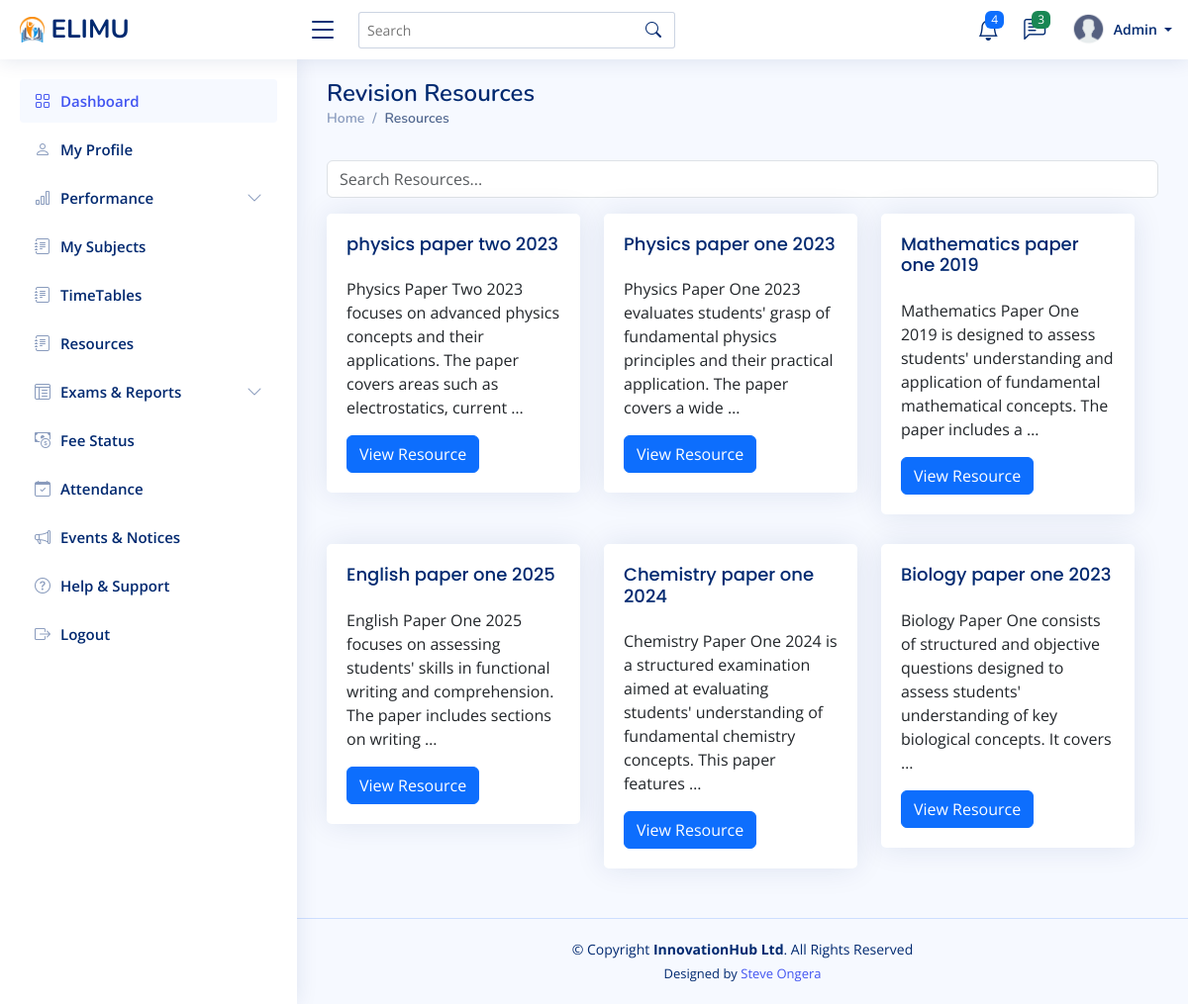
Page /resources/ on the committed database.
### myapp/models.py (models this page shows, shortened)
class Resource(models.Model):
    title = models.CharField(max_length=255)
    description = models.TextField(blank=True, null=True)
    category = models.ForeignKey(ResourceCategory, related_name="resources", on_delete=models.SET_NULL, null=True, blank=True)
    file = models.FileField(upload_to='resources/', null=True, blank=True)
    created_at = models.DateTimeField(auto_now_add=True)
    updated_at = models.DateTimeField(auto_now=True)
    views = models.PositiveIntegerField(default=0)
    is_active = models.BooleanField(default=True)

### myapp/views.py (the view)
# urls.py: path('resources/', views.resources_list, name='resources_list'),
def resources_list(request):
    resources = Resource.objects.filter(is_active=True).order_by('-created_at')
    return render(request, 'resources/resources_list.html', {'resources': resources})

### myapp/context_processors.py (called while the page is built)
def unread_messages(request):
    if request.user.is_authenticated:
        messages = Message.objects.filter(receiver=request.user, is_read=False).order_by('-timestamp')
        return {'messages': messages}
    return {'messages': []}

### templates/resources/resources_list.html (shortened to what this page needs)
{% extends "base/base.html" %}
{% block content %}
  <div class="pagetitle">
    <h1>Revision Resources</h1>
    <nav>
      <ol class="breadcrumb">
        {% if request.user.is_staff %}
        <li class="breadcrumb-item"><a href="{% url 'admin_dashboard' %}">Home</a></li>
        {% else %}
        <li class="breadcrumb-item"><a href="{% url 'student_dashboard' %}">Home</a></li>
        {% endif %}
        <li class="breadcrumb-item active">Resources</li>
      </ol>
    </nav>
  </div>
  <section class="section">
    <div class="row">
      <div class="col-12 mb-3">
        <input type="text" id="search-input" class="form-control" placeholder="Search Resources..." autocomplete="off">
      </div>
      <div id="resource-list" class="row">
        {% for resource in resources %}
          <div class="col-md-4">
            <div class="card">
              <div class="card-body">
                <h5 class="card-title">{{ resource.title }}</h5>
                <p>{{ resource.description|truncatewords:20 }}</p>
                <a href="{% url 'resource_detail' resource.id %}" class="btn btn-primary">View Resource</a>
              </div>
            </div>
          </div>
        {% endfor %}
      </div>
    </div>
  </section>
{% endblock %}

### templates/base/base.html (shortened to what this page needs)
{% load static %}
<!DOCTYPE html>
<html lang="en">
<head>
  <link href="{% static 'assets/vendor/bootstrap/css/bootstrap.min.css'%}" rel="stylesheet">
  <link href="{% static 'assets/vendor/bootstrap-icons/bootstrap-icons.css'%}" rel="stylesheet">
  <link href="{% static 'assets/vendor/boxicons/css/boxicons.min.css'%}" rel="stylesheet">
  <link href="{% static 'assets/vendor/quill/quill.snow.css'%}" rel="stylesheet">
  <link href="{% static 'assets/vendor/quill/quill.bubble.css'%}" rel="stylesheet">
  <link href="{% static 'assets/vendor/remixicon/remixicon.css'%}" rel="stylesheet">
  <link href="{% static 'assets/vendor/simple-datatables/style.css'%}" rel="stylesheet">
<link href="https://cdn.jsdelivr.net/npm/bootstrap-icons/font/bootstrap-icons.css" rel="stylesheet">
  <link href="{% static 'assets/css/style.css'%}" rel="stylesheet">
  <link href="{% static 'assets/css/extra.css'%}" rel="stylesheet">
</head>
  <body>
    {% include "base/navbar.html" %}
    {% if request.user.is_staff %}
      {% include "base/sidebar.html" %}
    {% else %}
      {% include "base/student_sidebar.html" %}
    {% endif %}
    <main id="main" class="main">
        {% block content %}{% endblock %}
    </main>
    {% include 'base/footer.html'%}
 </body>
</html>

### templates/base/navbar.html (shortened to what this page needs)
{% load static %}
<header id="header" class="header fixed-top d-flex align-items-center">
    <div class="d-flex align-items-center justify-content-between">
      {% if request.user.is_staff %}
        <a href="{% url 'admin_dashboard'%}" class="logo d-flex align-items-center">
        {% else %}
        <a href="{% url 'student_dashboard'%}" class="logo d-flex align-items-center">
      {% endif %}
        <img src="{% static 'assets/img/logo.png'%}" alt="">
        <span class="d-none d-lg-block">ELIMU</span>
      </a>
      <i class="bi bi-list toggle-sidebar-btn"></i>
    </div>
    <div class="search-bar">
      <form class="search-form d-flex align-items-center" method="POST" action="#">
        <input type="text" name="query" placeholder="Search" title="Enter search keyword">
        <button type="submit" title="Search"><i class="bi bi-search"></i></button>
      </form>
    </div>
    <nav class="header-nav ms-auto">
      <ul class="d-flex align-items-center">
        <li class="nav-item dropdown">
          <a class="nav-link nav-icon" href="#" data-bs-toggle="dropdown">
            <i class="bi bi-bell"></i>
            <span class="badge bg-primary badge-number">4</span>
          </a>
            </li>
          </ul>
        <li class="nav-item dropdown">
          <a class="nav-link nav-icon" href="#" data-bs-toggle="dropdown">
            <i class="bi bi-chat-left-text"></i>
            <span class="badge bg-success badge-number">3</span>
          </a>
        </li>
        <li class="nav-item dropdown pe-3">
          <a class="nav-link nav-profile d-flex align-items-center pe-0" href="#" data-bs-toggle="dropdown">
            <img src="{% static 'assets/img/profile.png'%}" alt="Profile" class="rounded-circle">
            <span class="d-none d-md-block dropdown-toggle ps-2">
              {% if user.is_authenticated %}
                   {{ user.username }}
              {% else %}
                  Admin
              {% endif %}
            </span>
          </a>
        </li>
    </nav>
  </header>

### templates/base/student_sidebar.html (shortened to what this page needs)
{% load static %}
<aside id="sidebar" class="sidebar">
  <ul class="sidebar-nav" id="sidebar-nav">
    <li class="nav-item">
      <a class="nav-link" href="{% url 'student_dashboard'%}">
        <i class="bi bi-grid"></i>
        <span>Dashboard</span>
      </a>
    </li>
    <li class="nav-item">
      <a class="nav-link collapsed" href="{% url 'student_profile'%}">
        <i class="bi bi-person"></i>
        <span>My Profile</span>
      </a>
    </li>
    <li class="nav-item">
      <a class="nav-link collapsed" data-bs-target="#performance-nav" data-bs-toggle="collapse" href="#">
        <i class="bi bi-bar-chart"></i><span>Performance</span><i class="bi bi-chevron-down ms-auto"></i>
      </a>
    </li>
    <li class="nav-item">
      <a class="nav-link collapsed" href="{% url 'enroll_subjects'%}">
        <i class="bi bi-journal-text"></i>
        <span>My Subjects</span>
      </a>
    </li>
    <li class="nav-item">
      <a class="nav-link collapsed" href="{% url 'timetable_list'%}">
        <i class="bi bi-journal-text"></i>
        <span>TimeTables</span>
      </a>
    </li>
    <li class="nav-item">
      <a class="nav-link collapsed" href="{% url 'resources_list'%}">
        <i class="bi bi-journal-text"></i>
        <span>Resources</span>
      </a>
    </li>
    <li class="nav-item">
      <a class="nav-link collapsed" data-bs-target="#exam-nav" data-bs-toggle="collapse" href="#">
        <i class="bi bi-layout-text-window-reverse"></i><span>Exams & Reports</span><i class="bi bi-chevron-down ms-auto"></i>
      </a>
    </li>
    <li class="nav-item">
      <a class="nav-link collapsed" href="#">
        <i class="bi bi-cash-coin"></i>
        <span>Fee Status</span>
      </a>
    </li>
    <li class="nav-item">
      <a class="nav-link collapsed" href="#">
        <i class="bi bi-calendar-check"></i>
        <span>Attendance</span>
      </a>
    </li>
    <li class="nav-item">
      <a class="nav-link collapsed" href="#">
        <i class="bi bi-megaphone"></i>
        <span>Events & Notices</span>
      </a>
    </li>
    <li class="nav-item">
      <a class="nav-link collapsed" href="#">
        <i class="bi bi-question-circle"></i>
        <span>Help & Support</span>
      </a>
    </li>
    <li class="nav-item">
      <a class="nav-link collapsed" href="{% url 'logout' %}">
        <i class="bi bi-box-arrow-right"></i>
        <span>Logout</span>
      </a>
    </li>
  </ul>
</aside>

### templates/base/footer.html (shortened to what this page needs)
{% load static %}
  <footer id="footer" class="footer">
    <div class="copyright">
      &copy; Copyright <strong><span>InnovationHub Ltd</span></strong>. All Rights Reserved
    </div>
    <div class="credits">
      Designed by <a href="https://steve-ongera.com/">Steve Ongera</a>
    </div>
  </footer>

### static/assets/css/style.css (style rules this page uses)
:root { scroll-behavior: smooth; }
body { font-family: "Open Sans", sans-serif; background: #f6f9ff; color: #444444; }
a { color: #4154f1; text-decoration: none; }
h1, h2, h3, h4, h5, h6 { font-family: "Nunito", sans-serif; }
#main { margin-top: 60px; padding: 20px 30px; transition: all 0.3s; }
.pagetitle { margin-bottom: 10px; }
.pagetitle h1 { font-size: 24px; margin-bottom: 0; font-weight: 600; color: #012970; }
.card { margin-bottom: 30px; border: none; border-radius: 5px; box-shadow: 0px 0 30px rgba(1, 41, 112, 0.1); }
.card-title { padding: 20px 0 15px 0; font-size: 18px; font-weight: 500; color: #012970; font-family: "Poppins", sans-serif; }
.card-body { padding: 0 20px 20px 20px; }
.breadcrumb { font-size: 14px; font-family: "Nunito", sans-serif; color: #899bbd; font-weight: 600; }
.breadcrumb a { color: #899bbd; transition: 0.3s; }
.breadcrumb .breadcrumb-item::before { color: #899bbd; }
.breadcrumb .active { color: #51678f; font-weight: 600; }
.logo { line-height: 1; }
@media (min-width: 1200px) { .logo { width: 280px; } }
.logo img { max-height: 26px; margin-right: 6px; }
.logo span { font-size: 26px; font-weight: 700; color: #012970; font-family: "Nunito", sans-serif; }
.header { transition: all 0.5s; z-index: 997; height: 60px; box-shadow: 0px 2px 20px rgba(1, 41, 112, 0.1); background-color: #fff; padding-left: 20px; }
.header .toggle-sidebar-btn { font-size: 32px; padding-left: 10px; cursor: pointer; color: #012970; }
.header .search-bar { min-width: 360px; padding: 0 20px; }
.header .search-form { width: 100%; }
.header .search-form input { border: 0; font-size: 14px; color: #012970; border: 1px solid rgba(1, 41, 112, 0.2); padding: 7px 38px 7px 8px; border-radius: 3px; transition: 0.3s; width: 100%; }
.header .search-form button { border: 0; padding: 0; margin-left: -30px; background: none; }
.header .search-form button i { color: #012970; }
.header-nav ul { list-style: none; }
.header-nav>ul { margin: 0; padding: 0; }
.header-nav .nav-icon { font-size: 22px; color: #012970; margin-right: 25px; position: relative; }
.header-nav .nav-profile { color: #012970; }
.header-nav .nav-profile img { max-height: 36px; }
.header-nav .nav-profile span { font-size: 14px; font-weight: 600; }
.header-nav .badge-number { position: absolute; inset: -2px -5px auto auto; font-weight: normal; font-size: 12px; padding: 3px 6px; }
.sidebar { position: fixed; top: 60px; left: 0; bottom: 0; width: 300px; z-index: 996; transition: all 0.3s; padding: 20px; overflow-y: auto; scrollbar-width: thin; scrollbar-color: #aab7cf transparent; box-shadow: 0px 0px 20px rgba(1, 41, 112, 0.1); background-color: #fff; }
@media (min-width: 1200px) { #main, #footer { margin-left: 300px; } }
.sidebar-nav { padding: 0; margin: 0; list-style: none; }
.sidebar-nav li { padding: 0; margin: 0; list-style: none; }
.sidebar-nav .nav-item { margin-bottom: 5px; }
.sidebar-nav .nav-link { display: flex; align-items: center; font-size: 15px; font-weight: 600; color: #4154f1; transition: 0.3; background: #f6f9ff; padding: 10px 15px; border-radius: 4px; }
.sidebar-nav .nav-link i { font-size: 16px; margin-right: 10px; color: #4154f1; }
.sidebar-nav .nav-link.collapsed { color: #012970; background: #fff; }
.sidebar-nav .nav-link.collapsed i { color: #899bbd; }
.sidebar-nav .nav-link .bi-chevron-down { margin-right: 0; transition: transform 0.2s ease-in-out; }
.footer { padding: 20px 0; font-size: 14px; transition: all 0.3s; border-top: 1px solid #cddfff; }
.footer .copyright { text-align: center; color: #012970; }
.footer .credits { padding-top: 5px; text-align: center; font-size: 13px; color: #012970; }

### rows in the picture
Resource: title "physics paper two 2023", description "Physics Paper Two 2023 focuses on advanced physics concepts and their applications. The paper covers areas such as electrostatics, current …"
Resource: title "Physics paper one 2023", description "Physics Paper One 2023 evaluates students' grasp of fundamental physics principles and their practical application. The paper covers a wide …"
Resource: title "Mathematics paper one 2019", description "Mathematics Paper One 2019 is designed to assess students' understanding and application of fundamental mathematical concepts. The paper includes a …"
Resource: title "English paper one 2025", description "English Paper One 2025 focuses on assessing students' skills in functional writing and comprehension. The paper includes sections on writing …"
Resource: title "Chemistry paper one 2024", description "Chemistry Paper One 2024 is a structured examination aimed at evaluating students' understanding of fundamental chemistry concepts. This paper features …"
Resource: title "Biology paper one 2023", description "Biology Paper One consists of structured and objective questions designed to assess students' understanding of key biological concepts. It covers …"
